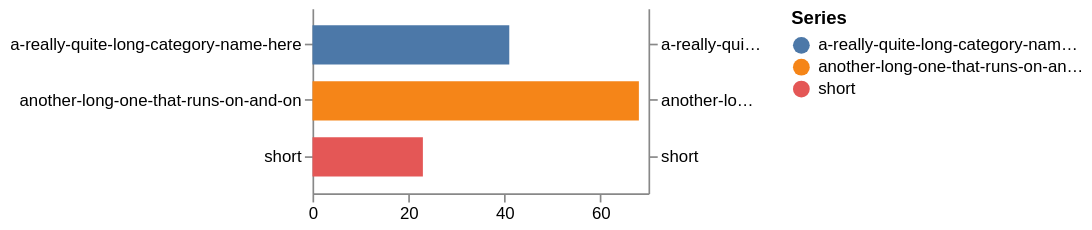

Express this chart as Vega-Lite.
### Vega specification from a JSON file in a GitHub repository (floating-point values rounded to 4 significant figures)
{"$schema": "https://vega.github.io/schema/vega/v6.json", "description": "Labels longer than the limit nobody set: the axis truncates at 180 and the legend at 160 by default, and an explicit limit shortens one axis further.", "width": 200, "height": 110, "padding": 5, "data": [{"name": "table", "values": [{"c": "a-really-quite-long-category-name-here", "v": 41}, {"c": "another-long-one-that-runs-on-and-on", "v": 68}, {"c": "short", "v": 23}]}], "scales": [{"name": "y", "type": "band", "domain": {"data": "table", "field": "c"}, "range": "height", "padding": 0.3}, {"name": "x", "type": "linear", "domain": {"data": "table", "field": "v"}, "range": "width", "nice": true}, {"name": "colour", "type": "ordinal", "domain": {"data": "table", "field": "c"}, "range": {"scheme": "tableau10"}}], "axes": [{"orient": "left", "scale": "y"}, {"orient": "right", "scale": "y", "labelLimit": 60}, {"orient": "bottom", "scale": "x", "tickCount": 4}], "legends": [{"fill": "colour", "title": "Series"}], "marks": [{"type": "rect", "from": {"data": "table"}, "encode": {"enter": {"y": {"scale": "y", "field": "c"}, "height": {"scale": "y", "band": 1}, "x": {"scale": "x", "value": 0}, "x2": {"scale": "x", "field": "v"}, "fill": {"scale": "colour", "field": "c"}}}}]}
